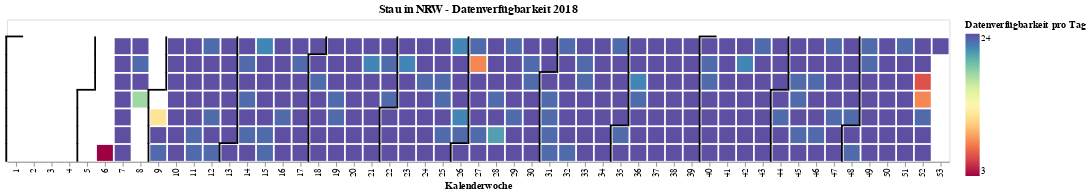
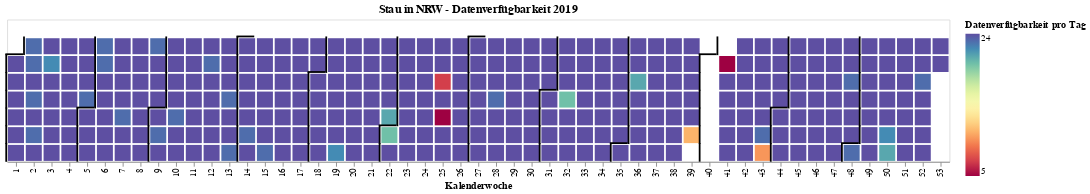
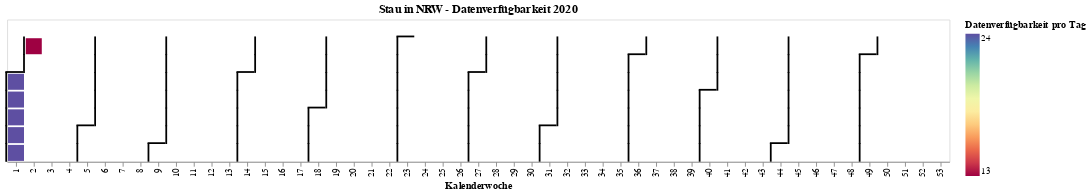

Notebook code for these charts, in order:
### Markdown cell above
### plot data availability

### Code cell
df_=stau_cnt

years= sorted(df_.year.unique())

for year in years:
    df=df_[df_.year==year]
    
    #### CHART
    chart=alt.Chart(df).mark_rect(width=18,height=18).encode(
        alt.Y('weekday:O', title='weekday', axis=None),
        alt.X('Week_Number:O', title='Kalenderwoche'),

        alt.Color('nrw',  scale=alt.Scale(scheme='spectral'), title='Datenverfügbarkeit pro Tag'), #, sort="descending"

        tooltip=[
            alt.Tooltip('date', title='Date'),
            alt.Tooltip('nrw', title='Anzahl Datenpunkte'),
            alt.Tooltip('weekday_name', title='Wochentag')
        ],
        #row=alt.Row('year', title='Jahr'),
    ).properties(
        title="Stau in NRW - Datenverfügbarkeit " + str(year)
    )
    
    
    #### MONATSGRENZEN
    df=all_days_df[all_days_df.year==year].copy()
    
    #df=df.copy()
    df['weekday_1']=df['weekday']-1
    vline=alt.Chart(df).mark_rule(color='black', strokeWidth=2, xOffset=-11, yOffset=+10, y2Offset=+9).encode(
        x='Week_Number:N',
        y=alt.Y('weekday:N', axis=None),
        y2=alt.Y2('weekday_1:N')
    ).transform_filter((datum.day <=7))


    #df=df.copy()
    df['Week_Number_1']=df['Week_Number']+1
    hline = alt.Chart(df).mark_rule(color='black', strokeWidth=2, yOffset=-11, xOffset=-12, x2Offset=-12).encode(
        x=alt.X('Week_Number:N',scale=alt.Scale(domain=list(range(1,54)))),
        x2=alt.X2('Week_Number_1:N'),
        y=alt.Y('weekday:N', axis=None,scale=alt.Scale(domain=[-1,0,1,2,3,4,5,6])),
    ).transform_filter((datum.day ==1))

    
    (chart+hline+vline).display()
    print('\n\n\n')

### Figure 1 — Vega-Lite specification as saved in the notebook (floating-point values rounded to 4 significant figures; data arrays with more than 128 entries replaced by an {"elided": "..."} marker saying what was removed)
{"config": {"view": {"continuousWidth": 400, "continuousHeight": 300}}, "layer": [{"data": {"name": "data-7c3735433a32ddf9756bbde5a9b55e1e"}, "mark": {"type": "rect", "height": 18, "width": 18}, "encoding": {"color": {"type": "quantitative", "field": "nrw", "scale": {"scheme": "spectral"}, "title": "Datenverfügbarkeit pro Tag"}, "tooltip": [{"type": "temporal", "field": "date", "title": "Date"}, {"type": "quantitative", "field": "nrw", "title": "Anzahl Datenpunkte"}, {"type": "nominal", "field": "weekday_name", "title": "Wochentag"}], "x": {"type": "ordinal", "field": "Week_Number", "title": "Kalenderwoche"}, "y": {"type": "ordinal", "axis": null, "field": "weekday", "title": "weekday"}}, "title": "Stau in NRW - Datenverfügbarkeit 2018"}, {"data": {"name": "data-378c00bac45e8bd3890e1d61f1ec8c73"}, "mark": {"type": "rule", "color": "black", "strokeWidth": 2, "x2Offset": -12, "xOffset": -12, "yOffset": -11}, "encoding": {"x": {"type": "nominal", "field": "Week_Number", "scale": {"domain": [1, 2, 3, 4, 5, 6, 7, 8, 9, 10, 11, 12, 13, 14, 15, 16, 17, 18, 19, 20, 21, 22, 23, 24, 25, 26, 27, 28, 29, 30, 31, 32, 33, 34, 35, 36, 37, 38, 39, 40, 41, 42, 43, 44, 45, 46, 47, 48, 49, 50, 51, 52, 53]}}, "x2": {"field": "Week_Number_1"}, "y": {"type": "nominal", "axis": null, "field": "weekday", "scale": {"domain": [-1, 0, 1, 2, 3, 4, 5, 6]}}}, "transform": [{"filter": "(datum.day === 1)"}]}, {"data": {"name": "data-378c00bac45e8bd3890e1d61f1ec8c73"}, "mark": {"type": "rule", "color": "black", "strokeWidth": 2, "xOffset": -11, "y2Offset": 9, "yOffset": 10}, "encoding": {"x": {"type": "nominal", "field": "Week_Number"}, "y": {"type": "nominal", "axis": null, "field": "weekday"}, "y2": {"field": "weekday_1"}}, "transform": [{"filter": "(datum.day <= 7)"}]}], "$schema": "https://vega.github.io/schema/vega-lite/v4.0.0.json", "datasets": {"data-7c3735433a32ddf9756bbde5a9b55e1e": {"elided": "317 records"}, "data-378c00bac45e8bd3890e1d61f1ec8c73": {"elided": "365 records"}}}

### Figure 2 — Vega-Lite specification as saved in the notebook (floating-point values rounded to 4 significant figures; data arrays with more than 128 entries replaced by an {"elided": "..."} marker saying what was removed)
{"config": {"view": {"continuousWidth": 400, "continuousHeight": 300}}, "layer": [{"data": {"name": "data-e27cc5b38b5fd22fbcbf137453866e11"}, "mark": {"type": "rect", "height": 18, "width": 18}, "encoding": {"color": {"type": "quantitative", "field": "nrw", "scale": {"scheme": "spectral"}, "title": "Datenverfügbarkeit pro Tag"}, "tooltip": [{"type": "temporal", "field": "date", "title": "Date"}, {"type": "quantitative", "field": "nrw", "title": "Anzahl Datenpunkte"}, {"type": "nominal", "field": "weekday_name", "title": "Wochentag"}], "x": {"type": "ordinal", "field": "Week_Number", "title": "Kalenderwoche"}, "y": {"type": "ordinal", "axis": null, "field": "weekday", "title": "weekday"}}, "title": "Stau in NRW - Datenverfügbarkeit 2019"}, {"data": {"name": "data-38a0248ea967911e93a4f3156c7fdde1"}, "mark": {"type": "rule", "color": "black", "strokeWidth": 2, "x2Offset": -12, "xOffset": -12, "yOffset": -11}, "encoding": {"x": {"type": "nominal", "field": "Week_Number", "scale": {"domain": [1, 2, 3, 4, 5, 6, 7, 8, 9, 10, 11, 12, 13, 14, 15, 16, 17, 18, 19, 20, 21, 22, 23, 24, 25, 26, 27, 28, 29, 30, 31, 32, 33, 34, 35, 36, 37, 38, 39, 40, 41, 42, 43, 44, 45, 46, 47, 48, 49, 50, 51, 52, 53]}}, "x2": {"field": "Week_Number_1"}, "y": {"type": "nominal", "axis": null, "field": "weekday", "scale": {"domain": [-1, 0, 1, 2, 3, 4, 5, 6]}}}, "transform": [{"filter": "(datum.day === 1)"}]}, {"data": {"name": "data-38a0248ea967911e93a4f3156c7fdde1"}, "mark": {"type": "rule", "color": "black", "strokeWidth": 2, "xOffset": -11, "y2Offset": 9, "yOffset": 10}, "encoding": {"x": {"type": "nominal", "field": "Week_Number"}, "y": {"type": "nominal", "axis": null, "field": "weekday"}, "y2": {"field": "weekday_1"}}, "transform": [{"filter": "(datum.day <= 7)"}]}], "$schema": "https://vega.github.io/schema/vega-lite/v4.0.0.json", "datasets": {"data-e27cc5b38b5fd22fbcbf137453866e11": {"elided": "356 records"}, "data-38a0248ea967911e93a4f3156c7fdde1": {"elided": "365 records"}}}

### Figure 3 — Vega-Lite specification as saved in the notebook (floating-point values rounded to 4 significant figures; data arrays with more than 128 entries replaced by an {"elided": "..."} marker saying what was removed)
{"config": {"view": {"continuousWidth": 400, "continuousHeight": 300}}, "layer": [{"data": {"name": "data-7ef99b7c8c36837275a794357b851a7e"}, "mark": {"type": "rect", "height": 18, "width": 18}, "encoding": {"color": {"type": "quantitative", "field": "nrw", "scale": {"scheme": "spectral"}, "title": "Datenverfügbarkeit pro Tag"}, "tooltip": [{"type": "temporal", "field": "date", "title": "Date"}, {"type": "quantitative", "field": "nrw", "title": "Anzahl Datenpunkte"}, {"type": "nominal", "field": "weekday_name", "title": "Wochentag"}], "x": {"type": "ordinal", "field": "Week_Number", "title": "Kalenderwoche"}, "y": {"type": "ordinal", "axis": null, "field": "weekday", "title": "weekday"}}, "title": "Stau in NRW - Datenverfügbarkeit 2020"}, {"data": {"name": "data-fd064235532733afccff4ee9750f4d0a"}, "mark": {"type": "rule", "color": "black", "strokeWidth": 2, "x2Offset": -12, "xOffset": -12, "yOffset": -11}, "encoding": {"x": {"type": "nominal", "field": "Week_Number", "scale": {"domain": [1, 2, 3, 4, 5, 6, 7, 8, 9, 10, 11, 12, 13, 14, 15, 16, 17, 18, 19, 20, 21, 22, 23, 24, 25, 26, 27, 28, 29, 30, 31, 32, 33, 34, 35, 36, 37, 38, 39, 40, 41, 42, 43, 44, 45, 46, 47, 48, 49, 50, 51, 52, 53]}}, "x2": {"field": "Week_Number_1"}, "y": {"type": "nominal", "axis": null, "field": "weekday", "scale": {"domain": [-1, 0, 1, 2, 3, 4, 5, 6]}}}, "transform": [{"filter": "(datum.day === 1)"}]}, {"data": {"name": "data-fd064235532733afccff4ee9750f4d0a"}, "mark": {"type": "rule", "color": "black", "strokeWidth": 2, "xOffset": -11, "y2Offset": 9, "yOffset": 10}, "encoding": {"x": {"type": "nominal", "field": "Week_Number"}, "y": {"type": "nominal", "axis": null, "field": "weekday"}, "y2": {"field": "weekday_1"}}, "transform": [{"filter": "(datum.day <= 7)"}]}], "$schema": "https://vega.github.io/schema/vega-lite/v4.0.0.json", "datasets": {"data-7ef99b7c8c36837275a794357b851a7e": [{"date": "2020-01-06T00:00:00", "nrw": 13, "weekday": 0, "weekday_name": "Monday", "Week_Number": 2, "year": 2020, "day": 6}, {"date": "2020-01-01T00:00:00", "nrw": 24, "weekday": 2, "weekday_name": "Wednesday", "Week_Number": 1, "year": 2020, "day": 1}, {"date": "2020-01-02T00:00:00", "nrw": 24, "weekday": 3, "weekday_name": "Thursday", "Week_Number": 1, "year": 2020, "day": 2}, {"date": "2020-01-03T00:00:00", "nrw": 24, "weekday": 4, "weekday_name": "Friday", "Week_Number": 1, "year": 2020, "day": 3}, {"date": "2020-01-04T00:00:00", "nrw": 24, "weekday": 5, "weekday_name": "Saturday", "Week_Number": 1, "year": 2020, "day": 4}, {"date": "2020-01-05T00:00:00", "nrw": 24, "weekday": 6, "weekday_name": "Sunday", "Week_Number": 1, "year": 2020, "day": 5}], "data-fd064235532733afccff4ee9750f4d0a": {"elided": "366 records"}}}
